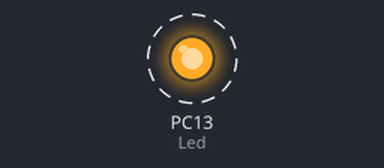
A sketch run on a simulated STM32 Blue Pill. On the bench: output pins drawn as LEDs (lit = HIGH). Dashed ring = blinking. What the sketch prints to the serial monitor is not drawn.

Above: at 0.02 s.
Timing chart, 0 to 3.0 s (numbered marks = the images above):
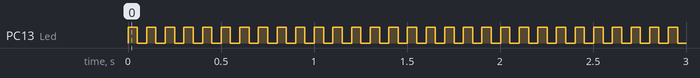

Measured:
- by itself, PC13 (Led): alternates HIGH for 0.05 s and LOW for 0.05 s

The sketch:

Stm32_blink.ino
```cpp
String st;
int Led = PC13;
// the setup function runs once when you press reset or power the board
void setup() {
  // initialize digital pin LED_BUILTIN as an output.
  pinMode(Led, OUTPUT);
  Serial.begin(9600);
}

// the loop function runs over and over again forever
void loop() {
  if(Serial.available())
  {
    st=Serial.readString();
  }
  digitalWrite(Led, HIGH);   // turn the LED on (HIGH is the voltage level)
  delay(50);                       // wait for a second
  digitalWrite(Led, LOW);    // turn the LED off by making the voltage LOW
  delay(50);                       // wait for a second
  Serial.println("Hi "+st);
}
```
